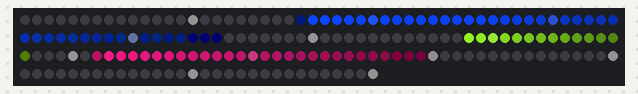
The sketch below on a simulated Arduino Uno, built with avr-gcc and run on an emulated ATmega328P. Shown: 180 RGB LEDs in strip order, left to right, continuing on the next row. The local clock reads 2024-03-15 10:24:30 at power-on unless the sketch sets it; what the sketch prints to the serial monitor is not drawn.

Above: at 1.2 s.
At 5.88 s:
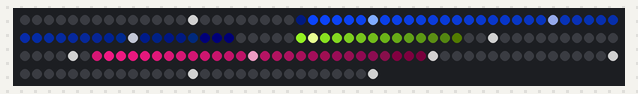
At 10.71 s:
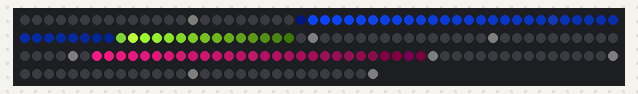
At 20.25 s:
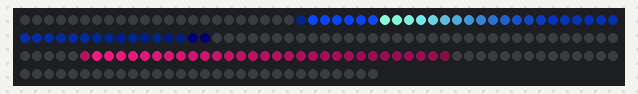
At 29.96 s:
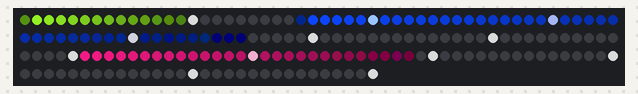
At 39.85 s:
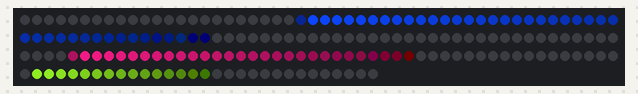

The sketch:

neopixel.ino
```cpp
#define fastLED   1
#define NeoPixel  0

#if NeoPixel
#include <Adafruit_NeoPixel.h>
#elif fastLED
#include <FastLED.h>
#else
#error Must select a LED library
#endif

#include "RTClib.h"

const int LedDataPin = 5;
const int LedCount = 180;

#if NeoPixel
Adafruit_NeoPixel leds = Adafruit_NeoPixel(LedCount, LedDataPin, NEO_GRB + NEO_KHZ800);
#elif fastLED
#define LED_TYPE    WS2812B
#define COLOR_ORDER GRB
static CRGB leds[LedCount];
#endif

static RTC_DS3231 rtc;

const float pulsePeriod = 6.0f;

const float MilliSecondDisplayWidth = 7.5f / LedCount;
const int MilliSecondRed = 16;
const int MilliSecondGreen = 16;
const int MilliSecondBlue = 16;

const float SecondDisplayWidth = 15.0f / LedCount;
const int SecondRed = 131;
const int SecondGreen = 215;
const int SecondBlue = 32;
const float SecondPulseOffset = pulsePeriod / 4.0f;

const float MinuteDisplayWidth = 30.0f / LedCount;
const int MinuteRed = 222;
const int MinuteGreen = 24;
const int MinuteBlue = 121;
const float MinutePulseOffset = pulsePeriod / 2.0f;

const float HourDisplayWidth = 45.0f / LedCount;
const int HourRed = 12;
const int HourGreen = 68;
const int HourBlue = 245;
const float HourPulseOffset = 3.0f * pulsePeriod / 4.0f;

int hour;
int minute;
int second;
int milliSecond;
long lastTime;

int red;
int green;
int blue;
int ledIndex;

void setup()
{
  Serial.begin(115200);
  Serial.println("setup");

  if (!rtc.begin()) {
    Serial.println("Couldn't find RTC");
    while (1);
  }

#if NeoPixel
  leds.begin();
#elif fastLED
  FastLED.addLeds<LED_TYPE, LedDataPin, COLOR_ORDER>(leds, LedCount).setCorrection(TypicalLEDStrip);
  FastLED.setBrightness(255);
#endif

  minute = 0;
  second = 0;
}

void loop()
{
  if (minute == 0 && second == 0)
  {
    ReadExternalTime();
  }

  ProgressInternalTime();
  TrailingFadeHandDisplay();

#if NeoPixel
  leds.show();
#elif fastLED
  FastLED.show();
#endif
}

void ReadExternalTime()
{
  Serial.println("ReadExternalTime");

  DateTime previousTime = rtc.now();
  uint8_t previousSecond = previousTime.second();
  Serial.print("previousSecond=");
  Serial.println(previousSecond);

  DateTime nextTime;
  while (true)
  {
    nextTime = rtc.now();

    uint8_t nextSecond = nextTime.second();

    if (nextSecond != previousSecond)
    {
      Serial.print("nextSecond=");
      Serial.println(nextSecond);
      break;
    }
  }

  hour = nextTime.hour() % 12;
  minute = nextTime.minute();
  second = nextTime.second();
  milliSecond = 0;
  lastTime = millis();

  Serial.print("ReadExternalTime finished");
}

void ProgressInternalTime()
{
  long currentTime = millis();
  int timeDifference = (int)(currentTime - lastTime);
  lastTime = currentTime;
/*
  if (timeDifference > 100)
  {
    return;
  }
*/
  milliSecond += timeDifference;
  while (milliSecond >= 1000)
  {
    milliSecond -= 1000;
    second++;
    if (second >= 60)
    {
      second -= 60;
      minute++;
      if (minute >= 60)
      {
        minute -= 60;
        hour++;
        if (hour >= 12)
        {
          hour -= 12;
        }
      }
    }
  }
}

void TrailingFadeHandDisplay()
{
  float milliSecondEnd = milliSecond / 1000.0f;
  float secondEnd = (second + milliSecond / 1000.0f) / 60.0f;
  float minuteEnd = (minute + secondEnd) / 60.0f;
  float hourEnd = (hour + minuteEnd) / 12.0f;

  for (ledIndex = 0; ledIndex < LedCount; ledIndex++)
  {
    ClearColour();

    //TrailingFadeHandAddColour(milliSecondEnd, MilliSecondDisplayWidth, MilliSecondRed, MilliSecondGreen, MilliSecondBlue, 0);
    TrailingFadeHandAddColour(secondEnd, SecondDisplayWidth, SecondRed, SecondGreen, SecondBlue, SecondPulseOffset);
    TrailingFadeHandAddColour(minuteEnd, MinuteDisplayWidth, MinuteRed, MinuteGreen, MinuteBlue, MinutePulseOffset);
    TrailingFadeHandAddColour(hourEnd, HourDisplayWidth, HourRed, HourGreen, HourBlue, HourPulseOffset);

    PulsingFiveMinuteMarker();

    ApplyColourToLed();
  }
}

void ClearColour()
{
  red = 0;
  green = 0;
  blue = 0;
}

void AddColour(int sectionRed, int sectionGreen, int sectionBlue, float percent)
{
  percent = percent * percent;
  red = min((int)255, red + (int)(percent * sectionRed));
  green = min((int)255, green + (int)(percent * sectionGreen));
  blue = min((int)255, blue + (int)(percent * sectionBlue));
}

void ApplyColourToLed()
{
  int ledPosition = IndexToLed(ledIndex);
#if NeoPixel
  leds.setPixelColor(ledPosition, 0
        | (long)red << 16
        | (long)green << 8
        | (long)blue
        );
#elif fastLED
  leds[ledPosition].red = red;
  leds[ledPosition].green = green;
  leds[ledPosition].blue = blue;
#endif
}

int IndexToLed(int ledPosition)
{
  return (2 * LedCount - 1 - ledPosition) % LedCount;
}

void TrailingFadeHandAddColour(float sectionEnd, float sectionWidth, int sectionRed, int sectionGreen, int sectionBlue, float pulseOffset)
{
  const float LedWidth = 1.0f / LedCount;
  float sectionStart = sectionEnd - sectionWidth;

  float ledMin = (float)ledIndex / LedCount;
  ledMin = RoundToComparable(sectionStart, ledMin);
  float ledMax = ledMin + LedWidth;

  if (ledMin <= sectionEnd && sectionEnd < ledMax)
  {
    float percent = (sectionEnd - ledMin) / LedWidth + 0.25f * PulsePercent(sectionEnd, ledMin, ledMax, pulseOffset);
    AddColour(sectionRed, sectionGreen, sectionBlue, percent);
  } else if (sectionStart <= ledMin && ledMax < sectionEnd)
  {
    float percent = 1.0f - (sectionEnd - ledMax) / sectionWidth + 0.25f * PulsePercent(sectionEnd, ledMin, ledMax, pulseOffset);
    AddColour(sectionRed, sectionGreen, sectionBlue, percent);
  } else if (ledMin < sectionStart && sectionStart < ledMax)
  {
    float percent = 1.0f - (sectionEnd - ledMax) / sectionWidth + 0.25f * PulsePercent(sectionEnd, ledMin, ledMax, pulseOffset);
    AddColour(sectionRed, sectionGreen, sectionBlue, percent);
  }
}

float PulsePercent(float sectionEnd, float ledMin, float ledMax, float pulseOffset)
{
  float pulseSeconds = second + milliSecond / 1000.0f + pulseOffset;
  float pulsePosition = sectionEnd + SquareWave(pulseSeconds, pulsePeriod);
  pulsePosition = RoundToComparable(ledMax, pulsePosition);

  float pulsePercent;
  if (pulsePosition > ledMax)
  {
    pulsePercent = 1.0f - 2.0f * (pulsePosition - ledMax);
  } else if (pulsePosition < ledMin)
  {
    pulsePercent = 1.0f - 2.0f * (ledMin - pulsePosition);
  } else
  {
    pulsePercent = 1.0f;
  }

  pulsePercent = pow(pulsePercent, 16.0f);
  return pulsePercent;
}

float SquareWave(float seconds, float period)
{
  return (seconds - period * (int)(seconds / period)) / period;
}

float RoundToComparable(float baseValue, float value)
{
  while (value - baseValue >= 0.5f)
  {
    value -= 1;
  }
  while (baseValue - value >= 0.5f)
  {
    value += 1;
  }

  return value;
}

void PulsingFiveMinuteMarker()
{
  const float pulseMin = 0.5f;
  const float pulseMax = 1.0f;
  const float pulseRange = pulseMax - pulseMin;

  if ((ledIndex % (LedCount / 12)) == 0)
  {
    float pulseSeconds = second + milliSecond / 1000.0f;
    float percent = 2 * SquareWave(pulseSeconds, pulsePeriod) - 1;
    if (percent < 0)
    {
      percent = -percent;
    }
    percent = pulseMin + percent * pulseRange;
    percent = pow(percent, 7);
    AddColour(0xff, 0xff, 0xff, percent);
  }
}
```
